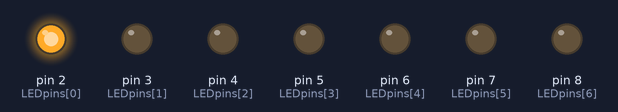
A sketch run on a simulated Arduino Uno, built with avr-gcc and run on an emulated ATmega328P. Parts: output pins drawn as LEDs (lit = HIGH).

Above: at 0.05 s.
At 0.45 s:
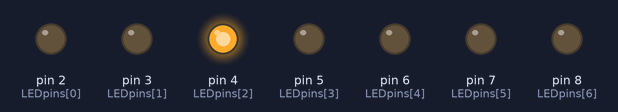
At 0.85 s:
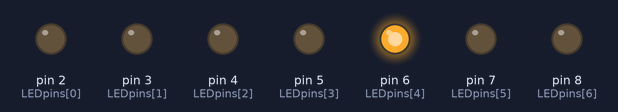
At 1.65 s:
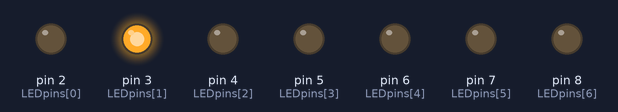
At 2.45 s:
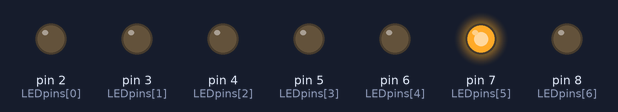
At 3.15 s:
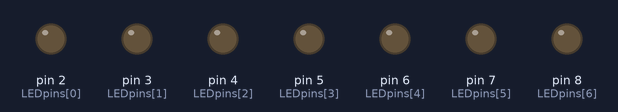
Timing chart, 0 to 3.5 s (numbered marks = the images above):
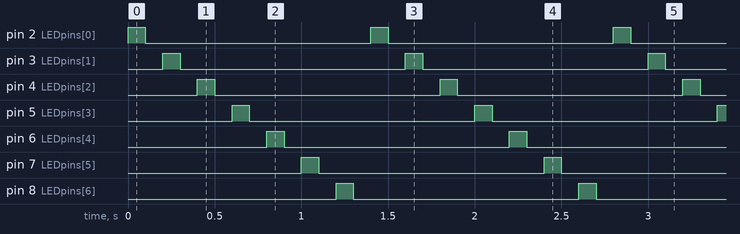

The sketch:

LED_TESTING.ino
```cpp
/*------------------------------------------------------------
Created by: AdverseDeviant
Version 1.0
------------------------------------------------------------*/

/*------------------------------------------------------------
Variables
------------------------------------------------------------*/
int LEDpins[7] = {2,3,4,5,6,7,8};

/*------------------------------------------------------------
Setup Method.  Initializes all pins
------------------------------------------------------------*/
void setup() {

 // turn on each LED pin on arduino
 for (int i=0; i<7; i++) {
   pinMode(LEDpins[i], OUTPUT);
 } // for loop to initialize all leds

} // void setup()

void loop()
{
    // turn on each LED pin on arduino
   for (int i=0; i<7; i++) {
   digitalWrite(LEDpins[i], HIGH);
   delay(100);
   digitalWrite(LEDpins[i], LOW);
   delay(100);
   } // for loop to initialize all leds
} // void loop()
```

Measured:
- by itself, pin 2 (LEDpins[0]), pin 3 (LEDpins[1]), pin 4 (LEDpins[2]), pin 5 (LEDpins[3]), pin 6 (LEDpins[4]), pin 7 (LEDpins[5]), pin 8 (LEDpins[6]): alternates HIGH for 0.10 s and LOW for 1.3 s
- by itself, everything shown: repeats every 1.4 s, in 14 steps
